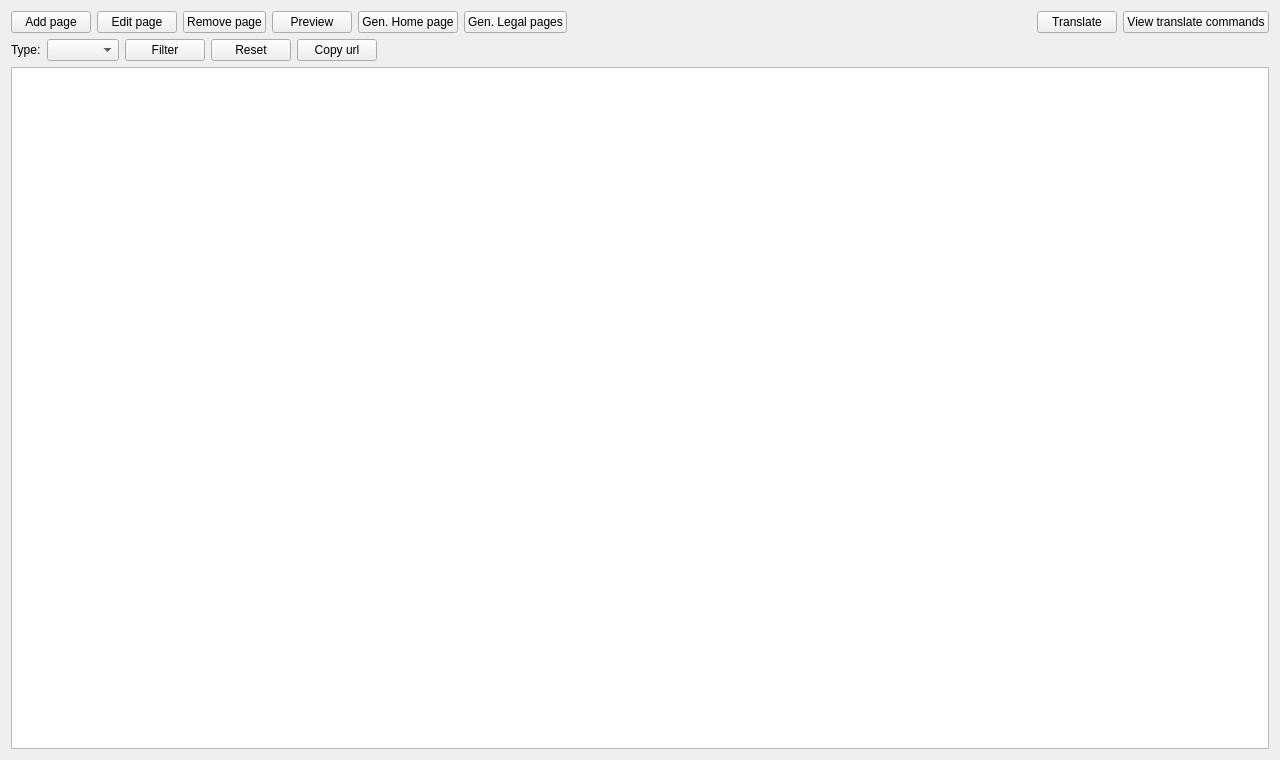
<?xml version="1.0" encoding="UTF-8"?>
<ui version="4.0">
 <class>PanePages</class>
 <widget class="QWidget" name="PanePages">
  <property name="geometry">
   <rect>
    <x>0</x>
    <y>0</y>
    <width>1280</width>
    <height>760</height>
   </rect>
  </property>
  <property name="windowTitle">
   <string>Form</string>
  </property>
  <layout class="QVBoxLayout" name="verticalLayout">
   <item>
    <layout class="QHBoxLayout" name="horizontalLayout">
     <item>
      <widget class="QPushButton" name="buttonAddPage">
       <property name="text">
        <string>Add page</string>
       </property>
      </widget>
     </item>
     <item>
      <widget class="QPushButton" name="buttonEditPage">
       <property name="text">
        <string>Edit page</string>
       </property>
      </widget>
     </item>
     <item>
      <widget class="QPushButton" name="buttonRemovePage">
       <property name="text">
        <string>Remove page</string>
       </property>
      </widget>
     </item>
     <item>
      <widget class="QPushButton" name="buttonPreview">
       <property name="text">
        <string>Preview</string>
       </property>
      </widget>
     </item>
     <item>
      <widget class="QPushButton" name="buttonGenerateHomePage">
       <property name="toolTip">
        <string>Create the home page (permalink: /index.html)</string>
       </property>
       <property name="text">
        <string>Gen. Home page</string>
       </property>
      </widget>
     </item>
     <item>
      <widget class="QPushButton" name="buttonGenerateLegalPages">
       <property name="toolTip">
        <string>Generate the legal pages</string>
       </property>
       <property name="text">
        <string>Gen. Legal pages</string>
       </property>
      </widget>
     </item>
     <item>
      <spacer name="horizontalSpacer">
       <property name="orientation">
        <enum>Qt::Orientation::Horizontal</enum>
       </property>
       <property name="sizeHint" stdset="0">
        <size>
         <width>40</width>
         <height>20</height>
        </size>
       </property>
      </spacer>
     </item>
     <item>
      <widget class="QPushButton" name="buttonTranslate">
       <property name="text">
        <string>Translate</string>
       </property>
      </widget>
     </item>
     <item>
      <widget class="QPushButton" name="buttonViewCommandTranslate">
       <property name="text">
        <string>View translate commands</string>
       </property>
      </widget>
     </item>
    </layout>
   </item>
   <item>
    <layout class="QHBoxLayout" name="horizontalLayoutFilter">
     <item>
      <widget class="QLabel" name="labelPageType">
       <property name="text">
        <string>Type:</string>
       </property>
      </widget>
     </item>
     <item>
      <widget class="QComboBox" name="comboBoxPageType"/>
     </item>
     <item>
      <widget class="QPushButton" name="buttonFilter">
       <property name="text">
        <string>Filter</string>
       </property>
      </widget>
     </item>
     <item>
      <widget class="QPushButton" name="buttonResetFilter">
       <property name="text">
        <string>Reset</string>
       </property>
      </widget>
     </item>
     <item>
      <widget class="QPushButton" name="buttonCopyUrl">
       <property name="text">
        <string>Copy url</string>
       </property>
      </widget>
     </item>
     <item>
      <spacer name="horizontalSpacerFilter">
       <property name="orientation">
        <enum>Qt::Orientation::Horizontal</enum>
       </property>
       <property name="sizeHint" stdset="0">
        <size>
         <width>40</width>
         <height>20</height>
        </size>
       </property>
      </spacer>
     </item>
    </layout>
   </item>
   <item>
    <widget class="QTableView" name="tableViewPages">
     <attribute name="horizontalHeaderStretchLastSection">
      <bool>true</bool>
     </attribute>
    </widget>
   </item>
  </layout>
 </widget>
 <resources/>
 <connections/>
</ui>
